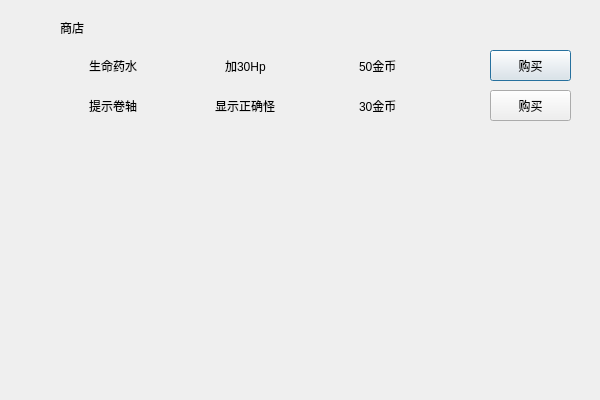
<?xml version="1.0" encoding="UTF-8"?>
<ui version="4.0">
 <class>ShopDialog</class>
 <widget class="QDialog" name="ShopDialog">
  <property name="geometry">
   <rect>
    <x>0</x>
    <y>0</y>
    <width>600</width>
    <height>400</height>
   </rect>
  </property>
  <property name="windowTitle">
   <string>Dialog</string>
  </property>
  <widget class="QLabel" name="label">
   <property name="geometry">
    <rect>
     <x>60</x>
     <y>20</y>
     <width>54</width>
     <height>16</height>
    </rect>
   </property>
   <property name="text">
    <string>商店</string>
   </property>
  </widget>
  <widget class="QWidget" name="horizontalLayoutWidget">
   <property name="geometry">
    <rect>
     <x>50</x>
     <y>50</y>
     <width>391</width>
     <height>31</height>
    </rect>
   </property>
   <layout class="QHBoxLayout" name="horizontalLayout">
    <item alignment="Qt::AlignmentFlag::AlignHCenter">
     <widget class="QLabel" name="label_3">
      <property name="text">
       <string>生命药水</string>
      </property>
     </widget>
    </item>
    <item alignment="Qt::AlignmentFlag::AlignHCenter">
     <widget class="QLabel" name="label_2">
      <property name="text">
       <string>加30Hp</string>
      </property>
     </widget>
    </item>
    <item alignment="Qt::AlignmentFlag::AlignHCenter">
     <widget class="QLabel" name="label_4">
      <property name="text">
       <string>50金币</string>
      </property>
     </widget>
    </item>
   </layout>
  </widget>
  <widget class="QPushButton" name="btnBuyHeal">
   <property name="geometry">
    <rect>
     <x>490</x>
     <y>50</y>
     <width>81</width>
     <height>31</height>
    </rect>
   </property>
   <property name="text">
    <string>购买</string>
   </property>
  </widget>
  <widget class="QWidget" name="horizontalLayoutWidget_2">
   <property name="geometry">
    <rect>
     <x>50</x>
     <y>90</y>
     <width>391</width>
     <height>31</height>
    </rect>
   </property>
   <layout class="QHBoxLayout" name="horizontalLayout_2">
    <item alignment="Qt::AlignmentFlag::AlignHCenter">
     <widget class="QLabel" name="label_5">
      <property name="text">
       <string>提示卷轴</string>
      </property>
     </widget>
    </item>
    <item alignment="Qt::AlignmentFlag::AlignHCenter">
     <widget class="QLabel" name="label_6">
      <property name="text">
       <string>显示正确怪</string>
      </property>
     </widget>
    </item>
    <item alignment="Qt::AlignmentFlag::AlignHCenter">
     <widget class="QLabel" name="label_7">
      <property name="text">
       <string>30金币</string>
      </property>
     </widget>
    </item>
   </layout>
  </widget>
  <widget class="QPushButton" name="btnBuyHint">
   <property name="geometry">
    <rect>
     <x>490</x>
     <y>90</y>
     <width>81</width>
     <height>31</height>
    </rect>
   </property>
   <property name="text">
    <string>购买</string>
   </property>
  </widget>
 </widget>
 <resources/>
 <connections/>
</ui>
